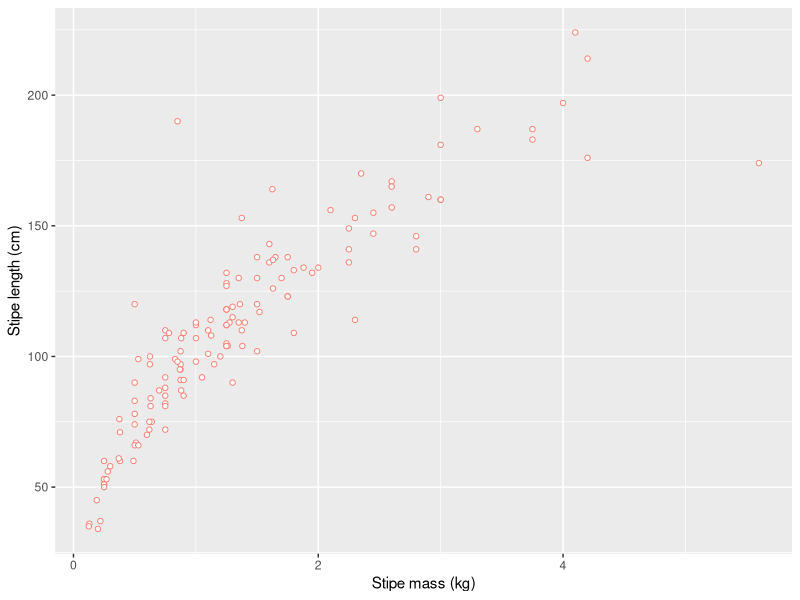

Reproduce this figure in R.
## ---- chunk 1
knitr::opts_chunk$set(
  comment = "R>", 
  warning = FALSE, 
  message = FALSE
)
## ---- chunk 2
library(tidyverse)
## ---- chunk 3
laminaria <- read_csv("../../../../static/data/laminaria.csv")
## ---- chunk 4
ggplot(data = laminaria, aes(x = stipe_mass, y = stipe_length)) +
  geom_point(shape = 21, colour = "salmon", fill = "white") +
  labs(x = "Stipe mass (kg)", y = "Stipe length (cm)")
## ---- chunk 5
installed.packages()[names(sessionInfo()$otherPkgs), "Version"]
